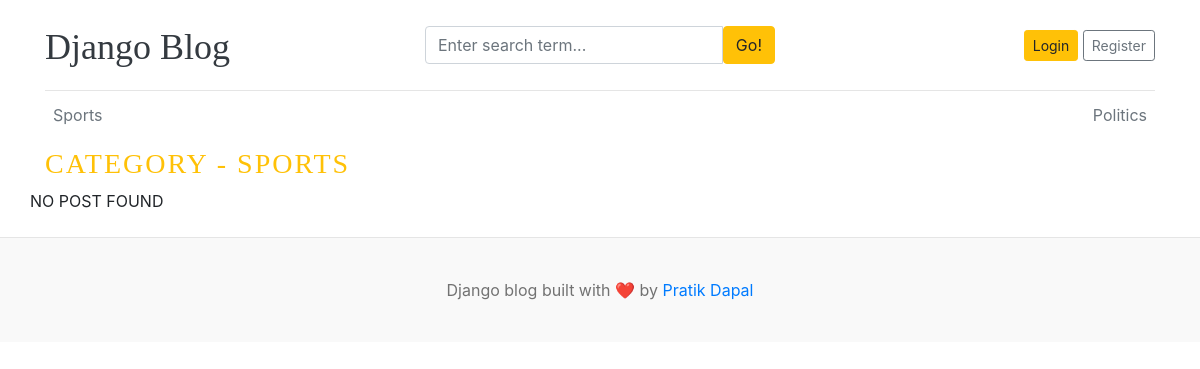
Before: /category/1/ with the older database file.
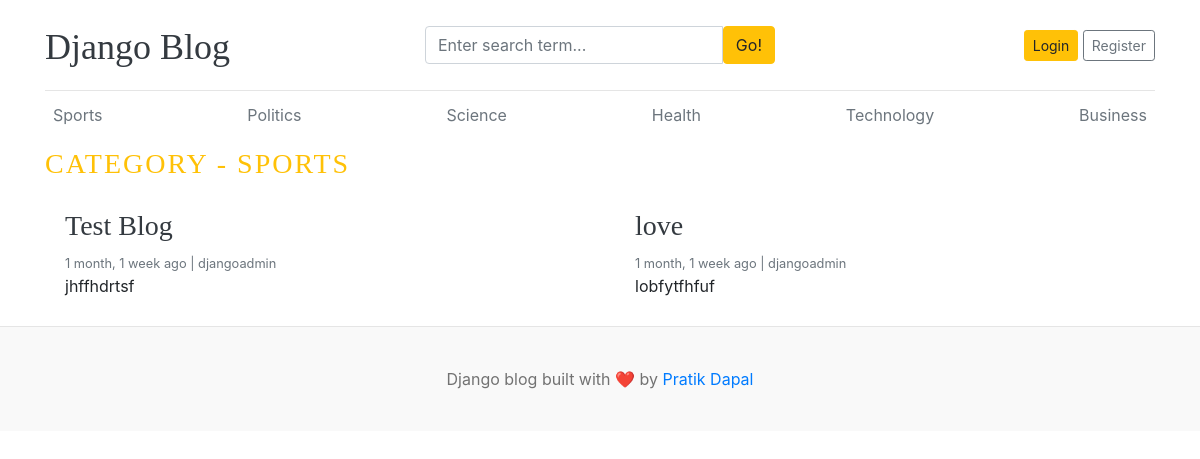
After: the same page with the newer database file.
### blogs/models.py (models this page shows, shortened)
class Category(models.Model):
    category_name = models.CharField(max_length=50, unique=True)
    created_at = models.DateTimeField(auto_now_add=True)
    updated_at = models.DateTimeField(auto_now=True)
    class Meta:
        verbose_name_plural= 'categories'
    def __str__(self):
        return self.category_name

class Blog(models.Model):
    title = models.CharField(max_length=100)
    slug = models.SlugField(max_length=150, unique=True, blank=True)
    category = models.ForeignKey(Category, on_delete=models.CASCADE)
    author = models.ForeignKey(User, on_delete=models.CASCADE)
    featured_image = models.ImageField(upload_to='uploads/%Y/%m/%d')
    short_description = models.TextField(max_length=500)
    blog_body = models.TextField(max_length=2000)
    status = models.CharField(max_length=20, choices=STATUS_CHOICES ,default="Drafts")
    is_featured = models.BooleanField(default=False)
    created_at = models.DateTimeField(auto_now_add=True)
    updated_at = models.DateTimeField(auto_now=True)

### blogs/views.py (the view)
# urls.py: path('<int:category_id>/', views.posts_by_category, name='posts_by_category'),
def posts_by_category(request, category_id):
    posts = Blog.objects.filter(status='Published', category=category_id)
    category = get_object_or_404(Category, pk=category_id)
    context = {
        'posts': posts,
        'category': category,
    }
    return render(request,'posts_by_category.html', context)

### blogs/context_processors.py (called while the page is built)
def get_categories(request):
    categories = Category.objects.all()
    return dict(categories=categories)

def get_social_links(request):
    social_links = SocialLink.objects.all()
    return dict(social_links=social_links)

### templates/posts_by_category.html (shortened to what this page needs)
{% extends "base.html" %}
{% block content%}
  <h3 class="text-uppercase text-warning" style="letter-spacing: 2px;">Category - {{category}}</h3>
  <div class="row mb-2">
    {% if posts %}
    {% for post in posts %}
    <div class="col-md-6">
      <div class="card border-0" >
        <div class="card-body">
          <h3><a href="{%  url 'blogs' post.slug %}" class="text-dark">{{ post.title}}</a></h3>
          <small class="mb-1 text-muted">{{post.created_at | timesince}} ago | {{post.author}}</small>
          <p class="card-text">{{ post.short_description | truncatewords:25}}</p>
        </div>
      </div>
    </div>
     {% endfor %}
     {% else %}
     <p>NO POST FOUND</p>
     {% endif %}
  </div>
</div>
{% endblock %}

### templates/base.html (shortened to what this page needs)
{% load static%}
<!DOCTYPE html>
<html lang="en">
<head>
    <link href="https://getbootstrap.com/docs/4.0/dist/css/bootstrap.min.css" rel="stylesheet">
    <link href="{% static 'css/blog.css'%}" rel="stylesheet">
    <link rel="stylesheet" href="https://cdnjs.cloudflare.com/ajax/libs/font-awesome/4.7.0/css/font-awesome.min.css">
  </head>
<body>
    <div class="container">
      <header class="blog-header py-3">
        <div class="row flex-nowrap justify-content-between align-items-center">
          <div class="col-4 pt-1">
            <a class="blog-header-logo text-dark" href="/">Django Blog</a>
          </div>
          <div class="col-4">
            <form action="{% url "search" %}" method="GET">
              <div class="input-group">
                <input class="form-control" type="text" name="keyword" value="{{ keyword }}" placeholder="Enter search term..." aria-label="Enter search term...">
                <button type="submit" class="btn btn-warning" id="button-search" type="button">Go!</button>
              </div>
            </form>
          </div>
          <div class="col-4 d-flex justify-content-end align-items-center">
            {% if not user.is_authenticated %}
            <a class="btn btn-sm btn-warning" href="{% url 'login' %}">Login</a> &nbsp;
            <a class="btn btn-sm btn-outline-secondary" href="{% url 'register' %}">Register</a>
            {% else %}
            <span><a href="{% url 'dashboard' %}">Dashboard</a></span>
            &emsp;
            <span><a href="{% url 'logout' %}">Logout</span>
            {% endif %}
          </div>
        </div>
      </header>
      <div class="nav-scroller py-1 mb-2">
        <nav class="nav d-flex justify-content-between">
          {% for cat in categories %}
          <a class="p-2 text-muted" href="{% url 'posts_by_category' cat.id %}">{{ cat.category_name}}</a>
          {% endfor %}
        </nav>
      </div>
{% block content%}
{% endblock %}
<footer class="blog-footer">
  <p>Django blog built with ❤️ by <a href="#">Pratik Dapal</a></p>
</footer>
</body>
</html>

Changed rows visible on the page:
added Category: category_name "Science"
added Category: category_name "Health"
added Category: category_name "Technology"
added Category: category_name "Business"
now on this page (row edited): Blog: title "Test Blog", created_at "1 month, 1 week", author "djangoadmin", short_description "jhffhdrtsf"
now on this page (row edited): Blog: title "love", created_at "1 month, 1 week", author "djangoadmin", short_description "lobfytfhfuf"
Other visible differences:
text no longer shown: "NO POST FOUND"
